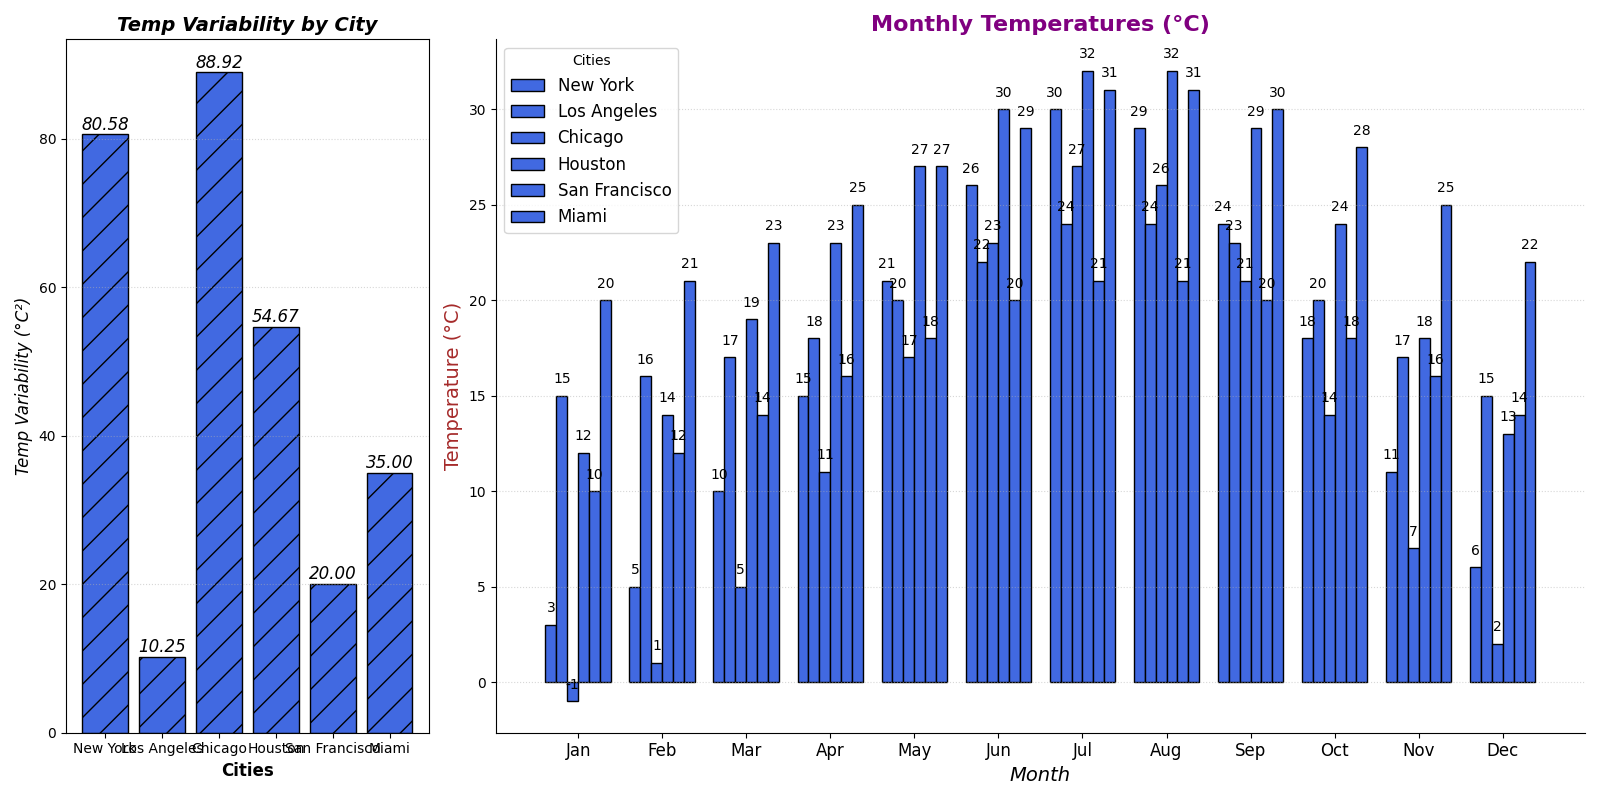

This figure's Python source:
import matplotlib.pyplot as plt
import numpy as np

cities = ['New York', 'Los Angeles', 'Chicago', 'Houston', 'San Francisco', 'Miami']
variances = np.array([80.58, 10.25, 88.92, 54.67, 20.0, 35.0])  # Manually provided variances including new cities

fig, (ax2, ax1) = plt.subplots(nrows=1, ncols=2, figsize=(16, 8), gridspec_kw={'width_ratios': [1, 3]})

single_color = 'royalblue'

# Vertical bar plot for temperature variability by city
ax2.bar(cities, variances, color=single_color, edgecolor='black', hatch='/')
ax2.set_title('Temp Variability by City', fontsize=14, fontweight='bold', style='italic')
ax2.set_ylabel('Temp Variability (°C²)', fontsize=12, style='italic')
ax2.set_xlabel('Cities', fontsize=12, fontweight='bold')

for i, variance in enumerate(variances):
    ax2.text(i, variance + 0.1, f'{variance:.2f}', ha='center', va='bottom', fontsize=12, style='italic')

ax2.grid(True, linestyle=':', alpha=0.5, axis='y')

# Monthly temperatures by city
months = np.array(['Jan', 'Feb', 'Mar', 'Apr', 'May', 'Jun', 
                   'Jul', 'Aug', 'Sep', 'Oct', 'Nov', 'Dec'])
temp_data = np.array([
    [3, 5, 10, 15, 21, 26, 30, 29, 24, 18, 11, 6],
    [15, 16, 17, 18, 20, 22, 24, 24, 23, 20, 17, 15],
    [-1, 1, 5, 11, 17, 23, 27, 26, 21, 14, 7, 2],
    [12, 14, 19, 23, 27, 30, 32, 32, 29, 24, 18, 13],
    [10, 12, 14, 16, 18, 20, 21, 21, 20, 18, 16, 14],   # Sample data for San Francisco
    [20, 21, 23, 25, 27, 29, 31, 31, 30, 28, 25, 22]    # Sample data for Miami
])
bar_width = 0.13
x_positions = np.arange(len(months))

for i, city in enumerate(cities):
    ax1.bar(x_positions + i * bar_width, temp_data[i], width=bar_width, label=city, color=single_color, edgecolor='black', capstyle='round')

ax1.set_title('Monthly Temperatures (°C)', fontsize=16, fontweight='bold', color='purple')
ax1.set_xlabel('Month', fontsize=14, fontstyle='italic')
ax1.set_ylabel('Temperature (°C)', fontsize=14, color='brown')
ax1.set_xticks(x_positions + bar_width * 2.5)
ax1.set_xticklabels(months, fontsize=12)

for i in range(len(months)):
    for j in range(len(cities)):
        ax1.text(x_positions[i] + j * bar_width, temp_data[j][i] + 0.5, str(temp_data[j][i]), ha='center', va='bottom', fontsize=10)

ax1.legend(title='Cities', fontsize=12)
ax1.grid(True, linestyle=':', alpha=0.5, axis='y')
ax1.spines['top'].set_visible(False)
ax1.spines['right'].set_visible(False)

plt.tight_layout()
plt.show()
